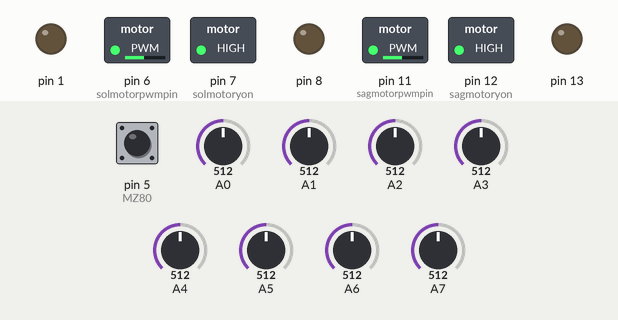
Simulated run of this sketch. Board: Arduino Nano, built with avr-gcc and run on an emulated ATmega328P. On the bench: switched loads named in the sketch (green lamp = pin HIGH), output pins drawn as LEDs (lit = HIGH). Inputs (shaded band) come from the test bench; at power-on: A0 = 512, A2 = 512, A3 = 512, A5 = 512, A6 = 512, A7 = 512, pin 5 (MZ80) HIGH, A1 = 512, A4 = 512.

Above: at 6.6 s.
6.7 s: A0 set to 716
At 7.4 s:
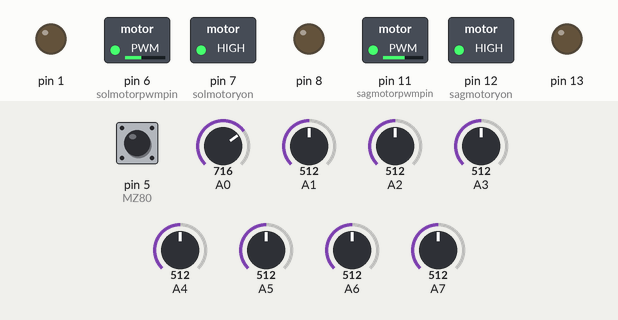
8.2 s: A2 set to 716
At 9.4 s:
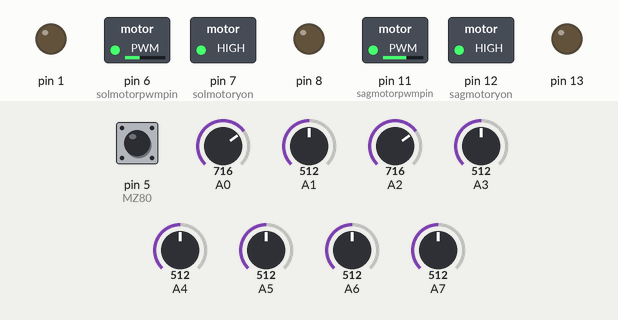
9.7 s: A3 set to 716
At 10.9 s:
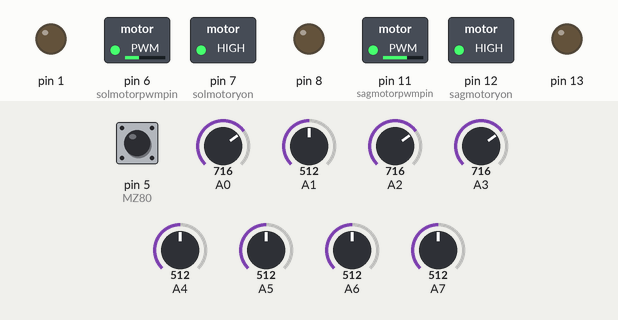
11.2 s: A5 set to 716
At 11.9 s:
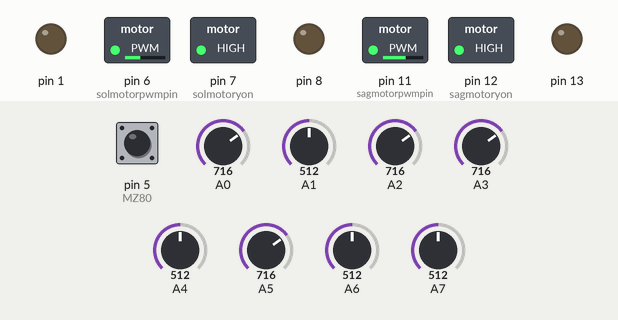
12.7 s: A6 set to 716
At 13.0 s:
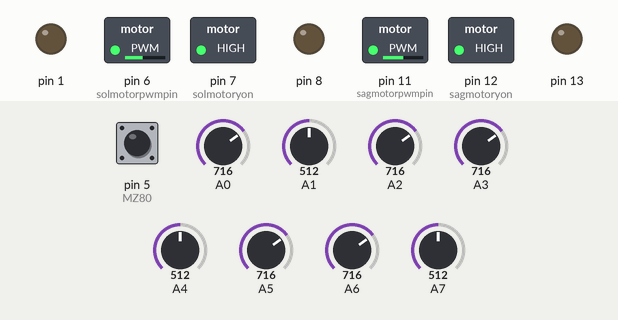
14.2 s: A7 set to 716
At 15.5 s:
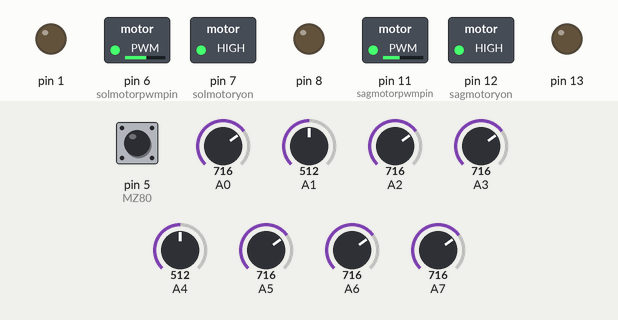
Timing chart, 0 to 16.7 s (numbered marks = the images above; inputs shaded):
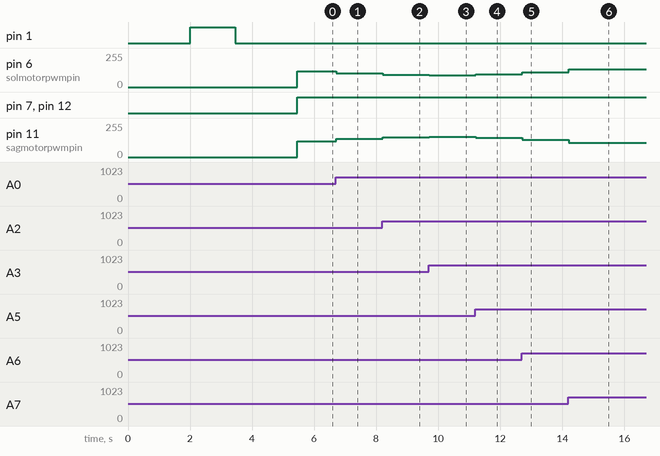

The sketch:

fastLineFollower.ino
```cpp
#include <QTRSensors.h>

#define sagtabanhiz 120 //right motor base speed
#define soltabanhiz 120 //left motor base speed
#define sagmotoryon  12
#define sagmotorpwmpin 11
#define solmotoryon 7
#define solmotorpwmpin 6
#define MZ80 5
int mzdeger = 0;

//QTR8A sensor
QTRSensorsAnalog qtra((unsigned char[]) {A0, A1, A2, A3, A4 , A5 , A6, A7} ,8, 4, QTR_NO_EMITTER_PIN);
unsigned int sensorValues[8];
int sonhata = 0;
float Kp = 0.1;
float Kd = 0.8;

int sagmotorpwm = 0;
int solmotorpwm = 0;
int zemin=1;// 1=follows the white line, 0=follows the black line
void setup()
{


      delay(2000);
      pinMode(sagmotoryon, OUTPUT);
      pinMode(sagmotorpwmpin, OUTPUT);
      pinMode(solmotoryon, OUTPUT);
      pinMode(solmotorpwmpin, OUTPUT);
      pinMode (1, OUTPUT);
      pinMode ( 8, OUTPUT );
      pinMode ( 13, OUTPUT);
      pinMode ( MZ80,INPUT);
      digitalWrite(8,LOW);
      digitalWrite(12,LOW);
      digitalWrite(2,HIGH);
      int i;
      digitalWrite(1,HIGH);


     for (int i = 0; i < 50; i++)
     {
       qtra.calibrate();
       delay(4);
      }

    digitalWrite(1,LOW);
    delay(2000);

   while(mzdeger==0)
    {
      mzdeger = digitalRead(MZ80);

      delay(1);
    }
}

void loop()
{
  // Pozisyon hesabı QTRlibrary tarafından yaptırılıyor
  unsigned int sensorValues[8];
  unsigned int position = qtra.readLine(sensorValues,1,zemin);
  int hata = position-3500;


  //////////// motorlara verilecek hız düzeltme oran hesabı
  int duzeltmehizi = Kp * hata + Kd*(hata - sonhata);
  sonhata = hata;


  //////////// Motorlara uygulanacak kesin hız ayarları
   sagmotorpwm = sagtabanhiz + duzeltmehizi  ;
   solmotorpwm = soltabanhiz - duzeltmehizi  ;

   sagmotorpwm = constrain(sagmotorpwm, -50, 255); ///// Burada motorlara uygulanacak PWM değerlerine sınırlandırma getirilmiştir.
   solmotorpwm = constrain(solmotorpwm, -50, 255);
   motorkontrol(sagmotorpwm,solmotorpwm);
  //Seri monitörde hata, sağ ve sol motor hız değerlerini gösternek için alttaki satırı aktif yapınız
 //Serial.print(hata);  Serial.print(" "); Serial.print(sagmotorpwm); Serial.print(" "); Serial.println(solmotorpwm); delay(100);

}
// Motor kontrol alt programı
void motorkontrol(int sagmotorpwm, int solmotorpwm){

  if(sagmotorpwm<=0)
  {
      sagmotorpwm=abs(sagmotorpwm);
      digitalWrite(sagmotoryon, LOW);
      analogWrite(sagmotorpwmpin, sagmotorpwm);
    }
  else
  {
      digitalWrite(sagmotoryon, HIGH);
      analogWrite(sagmotorpwmpin, sagmotorpwm);
  }
  if(solmotorpwm<=0)
  {
     solmotorpwm=abs(solmotorpwm);
     digitalWrite(solmotoryon, LOW);
     analogWrite(solmotorpwmpin, solmotorpwm);
  }
   else
   {
    digitalWrite(solmotoryon, HIGH);
    analogWrite(solmotorpwmpin, solmotorpwm);
   }
}
```

Measured:
- after the input at 6.7 s, pin 6 (solmotorpwmpin): 120/255 → 102/255 at once; pin 11 (sagmotorpwmpin): 120/255 → 138/255 at once
- after the input at 8.2 s, pin 6 (solmotorpwmpin): 102/255 → 93/255 at once; pin 11 (sagmotorpwmpin): 138/255 → 147/255 at once
- after the input at 9.7 s, pin 6 (solmotorpwmpin): 93/255 → 88/255 at once; pin 11 (sagmotorpwmpin): 147/255 → 152/255 at once
- after the input at 11.2 s, pin 6 (solmotorpwmpin): 88/255 → 96/255 at once; pin 11 (sagmotorpwmpin): 152/255 → 144/255 at once
- after the input at 12.7 s, pin 6 (solmotorpwmpin): 96/255 → 111/255 at once; pin 11 (sagmotorpwmpin): 144/255 → 129/255 at once
- after the input at 14.2 s, pin 6 (solmotorpwmpin): 111/255 → 134/255 at once; pin 11 (sagmotorpwmpin): 129/255 → 106/255 at once
